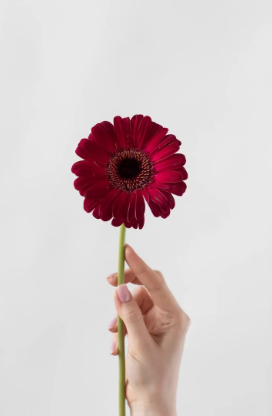
#> input picture images/image.png, 272 x 416 px, found by its file name
$ jupyter execute lab_report_03.ipynb
#> lines starting #> are read from the running program, lines starting #| are printed output that depends on the picture
[cell 1]
import cv2
import matplotlib.pyplot as plt

# Load the image in grayscale
image = cv2.imread('images\image.png', 0)
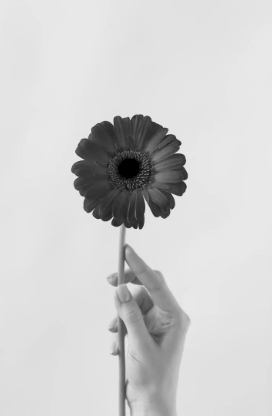
#> image: shape (416, 272); min 0, max 234, mean 207.1

# Perform histogram equalization
equalized_image = cv2.equalizeHist(image)
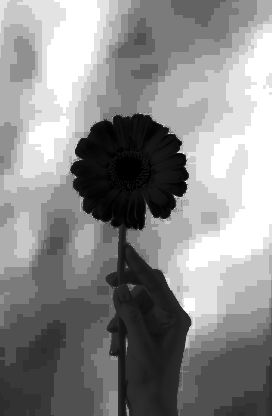
#> equalized_image: shape (416, 272); min 0, max 255, mean 137

# Create a figure for displaying results
plt.figure(figsize=(10, 6))

# Show original image
plt.subplot(2, 2, 1)
plt.imshow(image, cmap='gray')
plt.title("Original Image")
plt.axis('off')

# Show histogram of original image
plt.subplot(2, 2, 2)
plt.hist(image.ravel(), 256)
plt.title("Original Histogram")

# Show equalized image
plt.subplot(2, 2, 3)
plt.imshow(equalized_image, cmap='gray')
plt.title("Equalized Image")
plt.axis('off')

# Show histogram of equalized image
plt.subplot(2, 2, 4)
plt.hist(equalized_image.ravel(), 256)
plt.title("Equalized Histogram")

# Display all plots
plt.show()
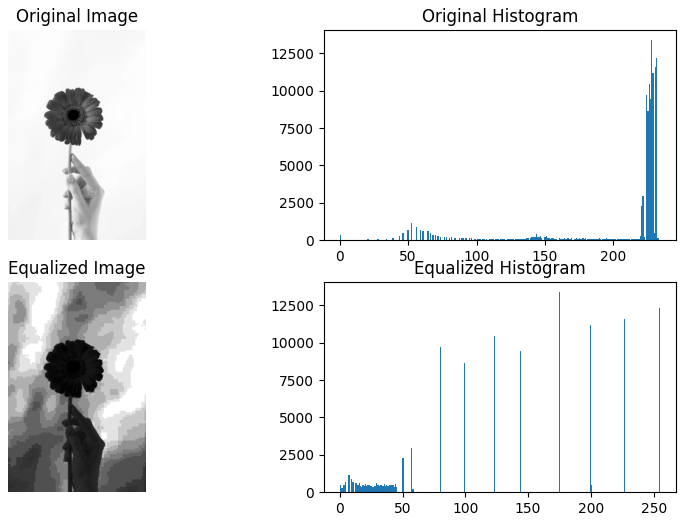
#> figure drawn by matplotlib, 4 panels; panel 2: tallest bar 13400 high, from x = 227.6 to 228.5; panel 4: tallest bar 13400 high, from x = 174.3 to 175.3
